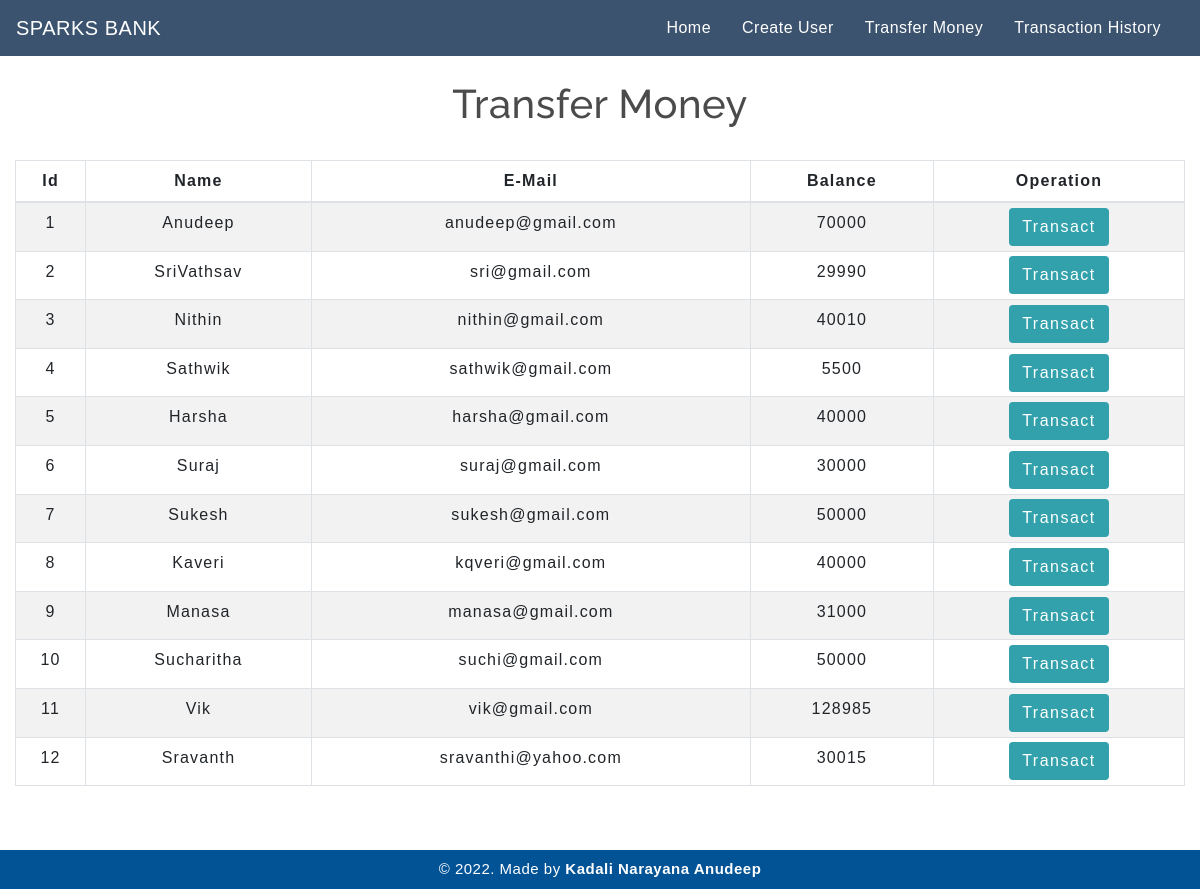
The app's page /transfermoney.php with its own data.
### tables this page shows
CREATE TABLE `users` (
  `id` int(3) NOT NULL,
  `name` text NOT NULL,
  `email` varchar(30) NOT NULL,
  `balance` int(8) NOT NULL
);

### transfermoney.php (the view, shortened to what this page needs)
<!DOCTYPE html>
<html lang="en">
<head>
    <link rel="stylesheet" href="https://maxcdn.bootstrapcdn.com/bootstrap/4.0.0/css/bootstrap.min.css">
    <link rel="stylesheet" type="text/css" href="css/table.css">
    <link rel="stylesheet" type="text/css" href="css/navbar.css">
    <link rel="stylesheet" href="css/style.css">
</head>
<body>
<?php
    include 'config.php';
    $sql = "SELECT * FROM users";
    $result = mysqli_query($conn,$sql);
?>
<?php
  include 'navbar.php';
?>
<div class="container-fluid">
        <h2 class="text-center pt-4">Transfer Money</h2>
        <br>
            <div class="row">
                <div class="col">
                    <div class="table-responsive-sm">
                    <table class="table table-hover table-sm table-striped table-condensed table-bordered">
                        <thead>
                            <tr>
                            <th scope="col" class="text-center py-2">Id</th>
                            <th scope="col" class="text-center py-2">Name</th>
                            <th scope="col" class="text-center py-2">E-Mail</th>
                            <th scope="col" class="text-center py-2">Balance</th>
                            <th scope="col" class="text-center py-2">Operation</th>
                            </tr>
                        </thead>
                        <tbody>
                <?php
                    while($rows=mysqli_fetch_assoc($result)){
                ?>
                    <tr>
                        <td class="py-2"><?php echo $rows['id'] ?></td>
                        <td class="py-2"><?php echo $rows['name']?></td>
                        <td class="py-2"><?php echo $rows['email']?></td>
                        <td class="py-2"><?php echo $rows['balance']?></td>
                        <td><a href="selecteduserdetail.php?id= <?php echo $rows['id'] ;?>"> <button type="button" class="btn">Transact</button></a></td>
                    </tr>
                <?php
                    }
                ?>
                        </tbody>
                    </table>
                    </div>
                </div>
            </div>
         </div>
         <div class=""foot>
      <footer class="text-center mt-5 py-2 ">
        <p>&copy 2022. Made by <b>Kadali Narayana Anudeep</b></p>
      </footer>
      </div>
</body>
</html>

### navbar.php (shortened to what this page needs)
<nav class="navbar navbar-expand-md navbar-light bg-light">
<a class="navbar-brand" href="index.php">SPARKS BANK</a>
<div class="collapse navbar-collapse" id="collapsibleNavbar">
      <ul class="navbar-nav ml-auto">
        <li class="nav-item">
          <a class="nav-link" href="index.php">Home</a>
        </li>
        <li class="nav-item">
          <a class="nav-link" href="createuser.php">Create User</a>
        </li>
        <li class="nav-item">
          <a class="nav-link" href="transfermoney.php">Transfer Money</a>
        </li>
        <li class="nav-item">
          <a class="nav-link" href="transactionhistory.php">Transaction History</a>
        </li>
    </div>
 </nav>

### css/table.css (style rules this page uses)
* { padding: 0; margin: 0; box-sizing: border-box; font-family: sans-serif; }
h2 { font-size: 40px; }
table { letter-spacing: 1.2px; }
td { text-align: center; }
button { border:none; background: #32a1ab; transition: 1s; color: #ffffff; }

### css/navbar.css (style rules this page uses)
.nav-link { margin-right: 15px; color:#2F363F; letter-spacing: 0.5px; transition: 0.5s; }
.navbar-brand { color: #4C4B4B; letter-spacing: 0.5px; }
h2 { color: #4C4B4B; letter-spacing: 0.5px; font-family: raleway; }

### css/style.css (style rules this page uses)
* { padding: 0; margin: 0; box-sizing: border-box; font-family: sans-serif; }
button { border:none; border-radius: 8px; padding: 10px; background:#32a1ab; color:white; letter-spacing: 1.5px; font-size: 15px; transition: 0.5s; }
.bg-light { background-color: #3b536f !important; }
.navbar-light .navbar-brand { color: white; }
.navbar-light .navbar-nav .nav-link { color: white; }
footer { color:#ffffff; background-color:#025296; letter-spacing: 0.5px; }
footer p { margin: 0; font-size: 15px; }

### transfermoney.php (style rules this page uses)
button { transition: 1.5s; }

### records on screen
users: id "1", name "Anudeep", email "anudeep@gmail.com", balance "70000"
users: id "2", name "SriVathsav", email "sri@gmail.com", balance "29990"
users: id "3", name "Nithin", email "nithin@gmail.com", balance "40010"
users: id "4", name "Sathwik", email "sathwik@gmail.com", balance "5500"
users: id "5", name "Harsha", email "harsha@gmail.com", balance "40000"
users: id "6", name "Suraj", email "suraj@gmail.com", balance "30000"
users: id "7", name "Sukesh", email "sukesh@gmail.com", balance "50000"
users: id "8", name "Kaveri", email "kqveri@gmail.com", balance "40000"
users: id "9", name "Manasa", email "manasa@gmail.com", balance "31000"
users: id "10", name "Sucharitha", email "suchi@gmail.com", balance "50000"
users: id "11", name "Vik", email "vik@gmail.com", balance "128985"
users: id "12", name "Sravanth", email "sravanthi@yahoo.com", balance "30015"
